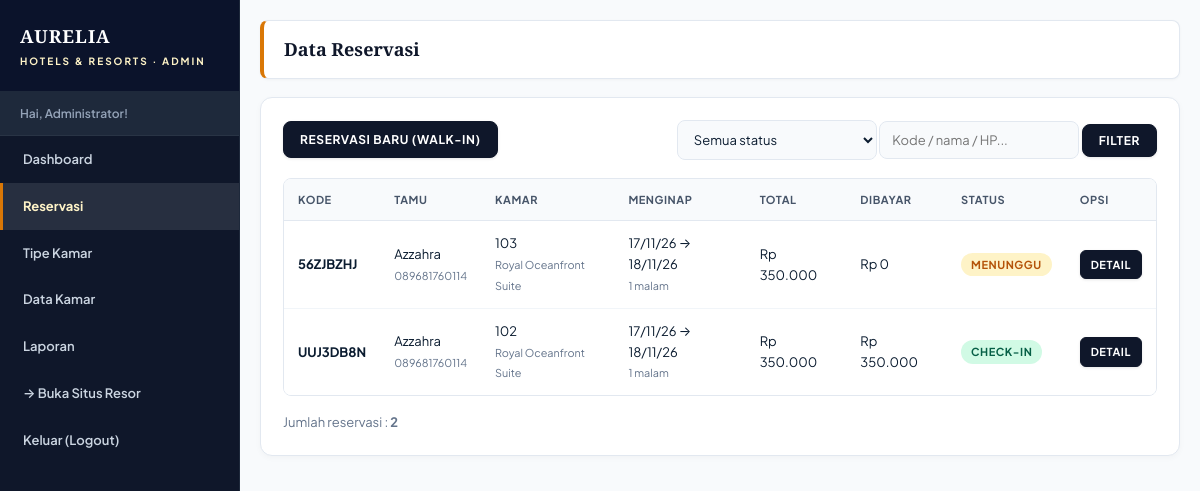
The app's page /admin/index.php?p=reservasi (signed in) with its own data.
### tables this page shows
CREATE TABLE `reservasi` (
  `idreservasi` int(11) NOT NULL AUTO_INCREMENT,
  `kode_booking` char(8) NOT NULL,
  `nama_tamu` varchar(100) NOT NULL,
  `email` varchar(100) NOT NULL DEFAULT '',
  `no_hp` varchar(20) NOT NULL,
  `idkamar` int(11) NOT NULL,
  `check_in` date NOT NULL,
  `check_out` date NOT NULL,
  `jumlah_tamu` int(11) NOT NULL,
  `malam` int(11) NOT NULL,
  `total` int(11) NOT NULL,
  `status` enum('Menunggu','Dikonfirmasi','Check-in','Check-out','Batal') NOT NULL DEFAULT 'Menunggu',
  `catatan` varchar(255) NOT NULL DEFAULT '',
  `tgl_pesan` datetime NOT NULL,
  `checkin_at` datetime DEFAULT NULL,
  `checkout_at` datetime DEFAULT NULL,
  PRIMARY KEY (`idreservasi`),
  UNIQUE KEY `kode_booking` (`kode_booking`),
  KEY `idx_kamar_tanggal` (`idkamar`,`check_in`,`check_out`),
  CONSTRAINT `reservasi_ibfk_1` FOREIGN KEY (`idkamar`) REFERENCES `kamar` (`idkamar`)
);

CREATE TABLE `kamar` (
  `idkamar` int(11) NOT NULL AUTO_INCREMENT,
  `nomor_kamar` varchar(10) NOT NULL,
  `idtipe` int(11) NOT NULL,
  `status` enum('Aktif','Perbaikan') NOT NULL DEFAULT 'Aktif',
  PRIMARY KEY (`idkamar`),
  UNIQUE KEY `nomor_kamar` (`nomor_kamar`),
  KEY `idtipe` (`idtipe`),
  CONSTRAINT `kamar_ibfk_1` FOREIGN KEY (`idtipe`) REFERENCES `tipe_kamar` (`idtipe`)
);

CREATE TABLE `tipe_kamar` (
  `idtipe` int(11) NOT NULL AUTO_INCREMENT,
  `nama_tipe` varchar(50) NOT NULL,
  `deskripsi` text DEFAULT NULL,
  `harga_malam` int(11) NOT NULL,
  `kapasitas` int(11) NOT NULL,
  `foto` varchar(255) NOT NULL DEFAULT '-',
  PRIMARY KEY (`idtipe`)
);

### admin/reservasi.php (the view, shortened to what this page needs)
<?php
$batas  = 10;
$cari   = trim($_GET['q'] ?? '');
$hal    = max(1, (int)($_GET['hal'] ?? 1));
$posisi = ($hal - 1) * $batas;
$kond  = [];
$tipe  = '';
$param = [];
$where = $kond ? 'WHERE ' . implode(' AND ', $kond) : '';
$stmt = mysqli_prepare($db, "SELECT COUNT(*) FROM reservasi r $where");
mysqli_stmt_execute($stmt);
mysqli_stmt_bind_result($stmt, $jml);
$sql = "SELECT r.*, k.nomor_kamar, t.nama_tipe,
          (SELECT COALESCE(SUM(p.jumlah), 0) FROM pembayaran p WHERE p.idreservasi = r.idreservasi) AS dibayar
        FROM reservasi r
        JOIN kamar k ON k.idkamar = r.idkamar
        JOIN tipe_kamar t ON t.idtipe = k.idtipe
        $where
        ORDER BY r.tgl_pesan DESC
        LIMIT ?, ?";
$stmt = mysqli_prepare($db, $sql);
$param_hal = array_merge($param, [$posisi, $batas]);
mysqli_stmt_bind_param($stmt, $tipe . 'ii', ...$param_hal);
mysqli_stmt_execute($stmt);
$hasil = mysqli_stmt_get_result($stmt);
?>
<div id="label-page"><h3>Data Reservasi</h3></div>
<div id="content">
    <div class="bar-atas">
        <a href="index.php?p=reservasi-input" class="tombol">Reservasi Baru (Walk-in)</a>
        <form method="get" action="index.php">
            <select name="status">
                <option value="">Semua status</option>
            </select>
            <input type="text" name="q" value="<?= e($cari) ?>" placeholder="Kode / nama / HP...">
            <input type="submit" value="Filter" class="tombol">
        </form>
    </div>
    <table class="tabel">
        <tr><th>Kode</th><th>Tamu</th><th>Kamar</th><th>Menginap</th><th>Total</th><th>Dibayar</th><th>Status</th><th>Opsi</th></tr>
        <?php if (mysqli_num_rows($hasil) === 0): ?>
            <tr><td colspan="8">Data tidak ditemukan.</td></tr>
        <?php else: while ($r = mysqli_fetch_assoc($hasil)): ?>
            <tr>
                <td><b><?= e($r['kode_booking']) ?></b></td>
                <td><?= e($r['nama_tamu']) ?><br><small><?= e($r['no_hp']) ?></small></td>
                <td><?= e($r['nomor_kamar']) ?><br><small><?= e($r['nama_tipe']) ?></small></td>
                <td><?= e(date('d/m/y', strtotime($r['check_in']))) ?> &rarr; <?= e(date('d/m/y', strtotime($r['check_out']))) ?><br><small><?= (int)$r['malam'] ?> malam</small></td>
                <td><?= e(rupiah($r['total'])) ?></td>
                <td><?= e(rupiah($r['dibayar'])) ?></td>
                <td>
                    <?= badge_status($r['status']) ?>
                </td>
                <td><a class="tombol tombol-kecil" href="index.php?p=reservasi-detail&id=<?= (int)$r['idreservasi'] ?>">Detail</a></td>
            </tr>
        <?php endwhile; endif; ?>
    </table>
    <div class="bar-bawah">
        <div>Jumlah reservasi : <b><?= $jml ?></b></div>
    </div>
</div>

### fungsi.php (shortened to what this page needs)
<?php
function e($teks)
{
    return htmlspecialchars((string)$teks, ENT_QUOTES, 'UTF-8');
}
function rupiah($angka)
{
    return 'Rp ' . number_format((int)$angka, 0, ',', '.');
}
function badge_status($status)
{
    $kelas = [
        'Menunggu'     => 'badge-menunggu',
        'Dikonfirmasi' => 'badge-info',
        'Check-in'     => 'badge-lunas',
        'Aktif'        => 'badge-lunas',
        'Check-out'    => 'badge-abu',
        'Batal'        => 'badge-batal',
        'Perbaikan'    => 'badge-menunggu',
    ];
    return '<span class="badge ' . ($kelas[$status] ?? '') . '">' . e($status) . '</span>';
}

### style.css (style rules this page uses)
:root { --primary: #0F172A; --primary-light: #1E293B; --gold: #B45309; --gold-light: #FEF3C7; --gold-amber: #D97706; --surface-linen: #FDFCFB; --surface-sand: #F8FAFC; --surface-subtle:#F1F5F9; --border: #E2E8F0; --teks: #0B1C30; --teks-lembut: #64748B; --putih: #ffffff; --bayangan: 0 10px 25px -5px rgba(15, 23, 42, 0.08), 0 8px 10px -6px rgba(15, 23, 42, 0.04); }
* { margin: 0; padding: 0; box-sizing: border-box; }
body { font-family: 'Plus Jakarta Sans', -apple-system, BlinkMacSystemFont, 'Segoe UI', Roboto, sans-serif; font-size: 14px; color: var(--teks); background-color: var(--surface-sand); line-height: 1.6; }
h1, h2, h3, h4, .font-playfair { font-family: 'Playfair Display', Georgia, serif; }
a { color: var(--gold-amber); text-decoration: none; transition: color 0.15s; }
.tombol { display: inline-flex; align-items: center; justify-content: center; gap: 6px; padding: 8px 16px; font-family: inherit; font-size: 12px; font-weight: 700; text-transform: uppercase; letter-spacing: 0.05em; color: var(--putih); background-color: var(--primary); border: 1px solid var(--primary); border-radius: 8px; text-decoration: none; cursor: pointer; transition: all 0.2s ease; box-shadow: 0 1px 3px rgba(0,0,0,0.1); }
.tombol-kecil { padding: 5px 10px; font-size: 11px; border-radius: 6px; }
small { color: var(--teks-lembut); }
input[type=text], input[type=email], input[type=password], input[type=number], input[type=date], input[type=time], input[type=tel], select, textarea { width: 100%; padding: 10px 12px; font-family: inherit; font-size: 13px; color: var(--teks); background: var(--surface-sand); border: 1px solid var(--border); border-radius: 8px; transition: all 0.2s; }
.badge { display: inline-flex; align-items: center; padding: 3px 10px; border-radius: 9999px; font-size: 11px; font-weight: 700; text-transform: uppercase; letter-spacing: 0.05em; }
.badge-menunggu { background: #FEF3C7; color: #B45309; }
.badge-lunas { background: #D1FAE5; color: #065F46; }
.tabel { width: 100%; border-collapse: separate; border-spacing: 0; margin: 12px 0; border: 1px solid var(--border); border-radius: 8px; overflow: hidden; }
.tabel th { background: #F8FAFC; color: #475569; font-size: 11px; font-weight: 700; text-transform: uppercase; letter-spacing: 0.05em; text-align: left; padding: 12px 14px; border-bottom: 1px solid var(--border); }
.tabel td { padding: 12px 14px; border-bottom: 1px solid #F1F5F9; vertical-align: middle; background: var(--putih); font-size: 13px; }
.tabel tr:last-child td { border-bottom: none; }
#label-page { margin-bottom: 18px; padding: 14px 20px; background: var(--putih); border: 1px solid var(--border); border-left: 4px solid var(--gold-amber); border-radius: 8px; box-shadow: 0 1px 3px rgba(0,0,0,0.04); }
#label-page h3 { color: var(--primary); font-family: 'Playfair Display', serif; font-size: 18px; font-weight: 700; }
#content { padding: 22px; background: var(--putih); border: 1px solid var(--border); border-radius: 12px; box-shadow: 0 2px 6px rgba(0,0,0,0.03); overflow-x: auto; }
.bar-atas { display: flex; justify-content: space-between; align-items: center; flex-wrap: wrap; gap: 12px; margin-bottom: 18px; }
.bar-atas input[type=text], .bar-atas select { width: auto; min-width: 200px; }
.bar-bawah { display: flex; justify-content: space-between; align-items: center; flex-wrap: wrap; gap: 12px; margin-top: 16px; color: var(--teks-lembut); font-size: 13px; }

### records on screen
reservasi: kode_booking "56ZJBZHJ", nama_tamu "Azzahra", no_hp "089681760114", idkamar.nomor_kamar "103", tipe_kamar.nama_tipe "Royal Oceanfront Suite", check_in "17/11/26", check_out "18/11/26", malam "1", total "Rp 350.000", dibayar "Rp 0", status "MENUNGGU"
reservasi: kode_booking "UUJ3DB8N", nama_tamu "Azzahra", no_hp "089681760114", idkamar.nomor_kamar "102", tipe_kamar.nama_tipe "Royal Oceanfront Suite", check_in "17/11/26", check_out "18/11/26", malam "1", total "Rp 350.000", dibayar "Rp 350.000", status "CHECK-IN"

### other values on screen
$_SESSION['sesi'] "Administrator"
$label "Dashboard"
$label "Reservasi"
$label "Tipe Kamar"
$label "Data Kamar"
$label "Laporan"
$jml "2"
